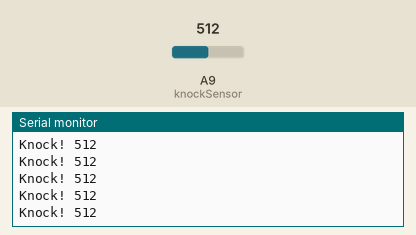
This sketch was run on a simulated Arduino Mega 2560, built with avr-gcc and run on an emulated ATmega2560. On the bench: the last lines printed to the serial monitor. The inputs (shaded band) are chosen by the test bench; at power-on: A9 (knockSensor) = 512.

Above: at 1.2 s.
1.3 s: A9 (knockSensor) set to 716
At 1.31 s:
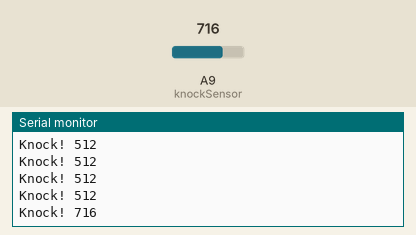
2.8 s: A9 (knockSensor) set to 900
At 2.82 s:
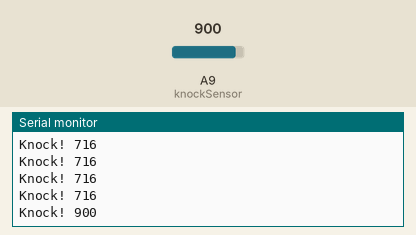
Timing chart, 0 to 5.8 s (numbered marks = the images above; inputs shaded):
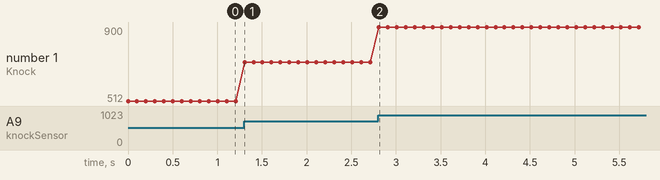

The sketch:

Piezo_test.ino
```cpp
// these constants won't change:
const int ledPin = 0;      // LED connected to digital pin 13
const int knockSensor = A9; // the piezo is connected to analog pin 0
const int threshold = 150;  // threshold value to decide when the detected sound is a knock or not


// these variables will change:
int sensorReading = 0;      // variable to store the value read from the sensor pin
int ledState = LOW;         // variable used to store the last LED status, to toggle the light

void setup() {
  pinMode(ledPin, OUTPUT); // declare the ledPin as as OUTPUT
  Serial.begin(9600);       // use the serial port
}

void loop() {
  // read the sensor and store it in the variable sensorReading:
  sensorReading = analogRead(knockSensor);

  // if the sensor reading is greater than the threshold:
  if (sensorReading >= threshold) {
    // toggle the status of the ledPin:
    ledState = !ledState;
    // update the LED pin itself:
    digitalWrite(ledPin, ledState);
    // send the string "Knock!" back to the computer, followed by newline
    Serial.print("Knock! ");Serial.println(sensorReading);
  }
  delay(100);  // delay to avoid overloading the serial port buffer
}
```

Measured:
- after the input at 1.3 s, the serial monitor: prints a new line at once (image 1)
- after the input at 2.8 s, the serial monitor: prints a new line at once (image 2)
- plotted number 1: 512 → 716 after the input at 1.3 s, 716 → 900 after the input at 2.8 s
